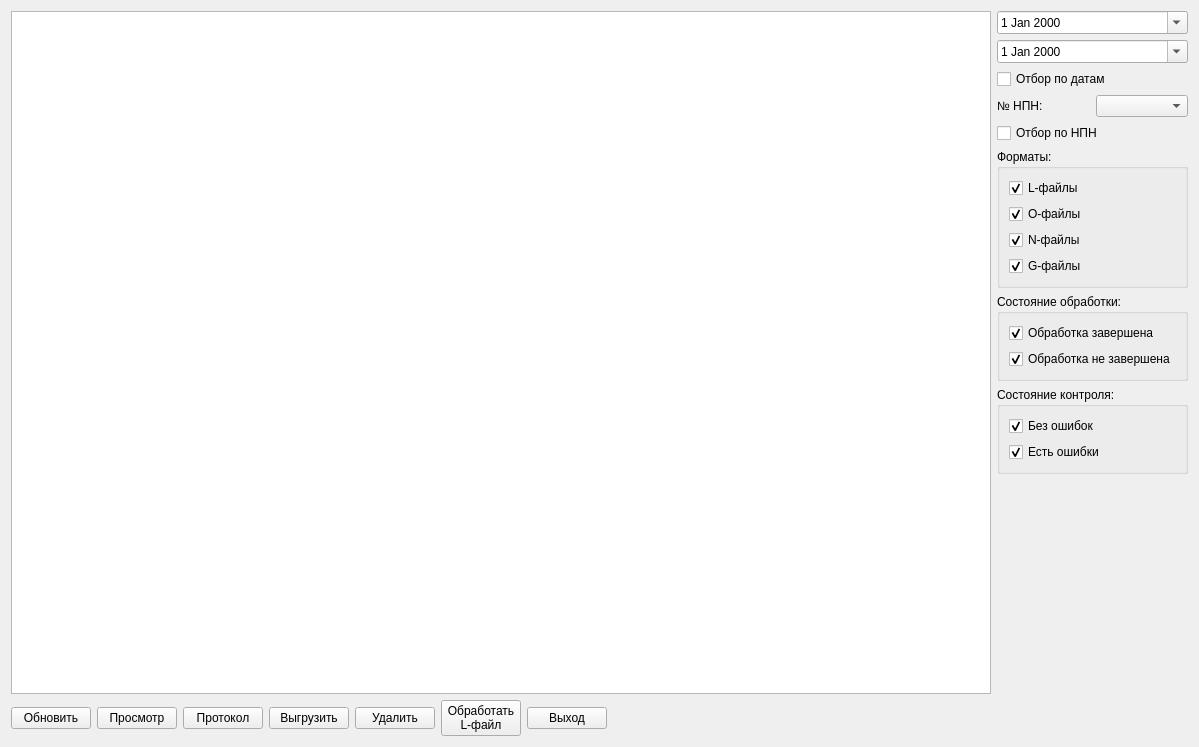
<?xml version="1.0" encoding="UTF-8"?>
<ui version="4.0">
 <class>FRnxi</class>
 <widget class="QWidget" name="FRnxi">
  <property name="windowModality">
   <enum>Qt::ApplicationModal</enum>
  </property>
  <property name="geometry">
   <rect>
    <x>0</x>
    <y>0</y>
    <width>1199</width>
    <height>747</height>
   </rect>
  </property>
  <property name="windowTitle">
   <string>Список необработанных сеансов БДС и метеоданных</string>
  </property>
  <property name="windowIcon">
   <iconset resource="res.qrc">
    <normaloff>:/res/1/table.png</normaloff>:/res/1/table.png</iconset>
  </property>
  <layout class="QGridLayout" name="gridLayout">
   <item row="0" column="0">
    <widget class="QTableView" name="tableView"/>
   </item>
   <item row="0" column="1">
    <layout class="QVBoxLayout" name="verticalLayout_8">
     <item>
      <layout class="QVBoxLayout" name="verticalLayout_7">
       <item>
        <layout class="QVBoxLayout" name="verticalLayout_2">
         <item>
          <layout class="QVBoxLayout" name="verticalLayout">
           <item>
            <widget class="QDateEdit" name="dtn">
             <property name="calendarPopup">
              <bool>true</bool>
             </property>
            </widget>
           </item>
           <item>
            <widget class="QDateEdit" name="dtk">
             <property name="calendarPopup">
              <bool>true</bool>
             </property>
            </widget>
           </item>
          </layout>
         </item>
         <item>
          <widget class="QCheckBox" name="cbDat">
           <property name="text">
            <string>Отбор по датам</string>
           </property>
          </widget>
         </item>
        </layout>
       </item>
       <item>
        <layout class="QVBoxLayout" name="verticalLayout_5">
         <item>
          <layout class="QHBoxLayout" name="horizontalLayout">
           <item>
            <widget class="QLabel" name="label">
             <property name="text">
              <string>№ НПН:</string>
             </property>
            </widget>
           </item>
           <item>
            <widget class="QComboBox" name="cbNpn"/>
           </item>
          </layout>
         </item>
         <item>
          <widget class="QCheckBox" name="cbOtbnpn">
           <property name="text">
            <string>Отбор по НПН</string>
           </property>
          </widget>
         </item>
        </layout>
       </item>
       <item>
        <widget class="QGroupBox" name="groupBox">
         <property name="title">
          <string>Форматы:</string>
         </property>
         <layout class="QVBoxLayout" name="verticalLayout_3">
          <item>
           <widget class="QCheckBox" name="cbL">
            <property name="text">
             <string>L-файлы</string>
            </property>
            <property name="checked">
             <bool>true</bool>
            </property>
           </widget>
          </item>
          <item>
           <widget class="QCheckBox" name="cbO">
            <property name="text">
             <string>O-файлы</string>
            </property>
            <property name="checked">
             <bool>true</bool>
            </property>
           </widget>
          </item>
          <item>
           <widget class="QCheckBox" name="cbN">
            <property name="text">
             <string>N-файлы</string>
            </property>
            <property name="checked">
             <bool>true</bool>
            </property>
           </widget>
          </item>
          <item>
           <widget class="QCheckBox" name="cbG">
            <property name="text">
             <string>G-файлы</string>
            </property>
            <property name="checked">
             <bool>true</bool>
            </property>
           </widget>
          </item>
         </layout>
        </widget>
       </item>
       <item>
        <widget class="QGroupBox" name="groupBox_2">
         <property name="title">
          <string>Состояние обработки:</string>
         </property>
         <layout class="QVBoxLayout" name="verticalLayout_4">
          <item>
           <widget class="QCheckBox" name="cbObrz">
            <property name="text">
             <string>Обработка завершена</string>
            </property>
            <property name="checked">
             <bool>true</bool>
            </property>
           </widget>
          </item>
          <item>
           <widget class="QCheckBox" name="cbObrn">
            <property name="text">
             <string>Обработка не завершена</string>
            </property>
            <property name="checked">
             <bool>true</bool>
            </property>
           </widget>
          </item>
         </layout>
        </widget>
       </item>
       <item>
        <widget class="QGroupBox" name="groupBox_3">
         <property name="title">
          <string>Состояние контроля:</string>
         </property>
         <layout class="QVBoxLayout" name="verticalLayout_6">
          <item>
           <widget class="QCheckBox" name="cbNoch">
            <property name="text">
             <string>Без ошибок</string>
            </property>
            <property name="checked">
             <bool>true</bool>
            </property>
           </widget>
          </item>
          <item>
           <widget class="QCheckBox" name="cbEoch">
            <property name="text">
             <string>Есть ошибки</string>
            </property>
            <property name="checked">
             <bool>true</bool>
            </property>
           </widget>
          </item>
         </layout>
        </widget>
       </item>
      </layout>
     </item>
     <item>
      <spacer name="verticalSpacer">
       <property name="orientation">
        <enum>Qt::Vertical</enum>
       </property>
       <property name="sizeHint" stdset="0">
        <size>
         <width>20</width>
         <height>40</height>
        </size>
       </property>
      </spacer>
     </item>
    </layout>
   </item>
   <item row="1" column="0">
    <layout class="QHBoxLayout" name="horizontalLayout_2">
     <item>
      <widget class="QPushButton" name="btnRefresh">
       <property name="text">
        <string>Обновить</string>
       </property>
       <property name="icon">
        <iconset resource="res.qrc">
         <normaloff>:/res/Sync.png</normaloff>:/res/Sync.png</iconset>
       </property>
       <property name="iconSize">
        <size>
         <width>32</width>
         <height>32</height>
        </size>
       </property>
      </widget>
     </item>
     <item>
      <widget class="QPushButton" name="btnList">
       <property name="text">
        <string>Просмотр</string>
       </property>
       <property name="icon">
        <iconset resource="res.qrc">
         <normaloff>:/res/1/scroll_pane_text.png</normaloff>:/res/1/scroll_pane_text.png</iconset>
       </property>
       <property name="iconSize">
        <size>
         <width>32</width>
         <height>32</height>
        </size>
       </property>
      </widget>
     </item>
     <item>
      <widget class="QPushButton" name="btnProt">
       <property name="text">
        <string>Протокол</string>
       </property>
       <property name="icon">
        <iconset resource="res.qrc">
         <normaloff>:/res/1/page_update.png</normaloff>:/res/1/page_update.png</iconset>
       </property>
       <property name="iconSize">
        <size>
         <width>32</width>
         <height>32</height>
        </size>
       </property>
      </widget>
     </item>
     <item>
      <widget class="QPushButton" name="btnVigr">
       <property name="text">
        <string>Выгрузить</string>
       </property>
       <property name="icon">
        <iconset resource="res.qrc">
         <normaloff>:/res/1/folder_go.png</normaloff>:/res/1/folder_go.png</iconset>
       </property>
       <property name="iconSize">
        <size>
         <width>32</width>
         <height>32</height>
        </size>
       </property>
      </widget>
     </item>
     <item>
      <widget class="QPushButton" name="btnDel">
       <property name="text">
        <string>Удалить</string>
       </property>
       <property name="icon">
        <iconset resource="res.qrc">
         <normaloff>:/res/1/bin.png</normaloff>:/res/1/bin.png</iconset>
       </property>
       <property name="iconSize">
        <size>
         <width>32</width>
         <height>32</height>
        </size>
       </property>
      </widget>
     </item>
     <item>
      <widget class="QPushButton" name="btnObr">
       <property name="text">
        <string>Обработать
L-файл</string>
       </property>
       <property name="icon">
        <iconset resource="res.qrc">
         <normaloff>:/res/1/check_box.png</normaloff>:/res/1/check_box.png</iconset>
       </property>
       <property name="iconSize">
        <size>
         <width>32</width>
         <height>32</height>
        </size>
       </property>
      </widget>
     </item>
     <item>
      <widget class="QPushButton" name="btnExit">
       <property name="text">
        <string>Выход</string>
       </property>
       <property name="icon">
        <iconset resource="res.qrc">
         <normaloff>:/res/Exit.png</normaloff>:/res/Exit.png</iconset>
       </property>
       <property name="iconSize">
        <size>
         <width>32</width>
         <height>32</height>
        </size>
       </property>
      </widget>
     </item>
     <item>
      <spacer name="horizontalSpacer">
       <property name="orientation">
        <enum>Qt::Horizontal</enum>
       </property>
       <property name="sizeHint" stdset="0">
        <size>
         <width>40</width>
         <height>20</height>
        </size>
       </property>
      </spacer>
     </item>
    </layout>
   </item>
  </layout>
 </widget>
 <resources>
  <include location="res.qrc"/>
 </resources>
 <connections/>
</ui>
